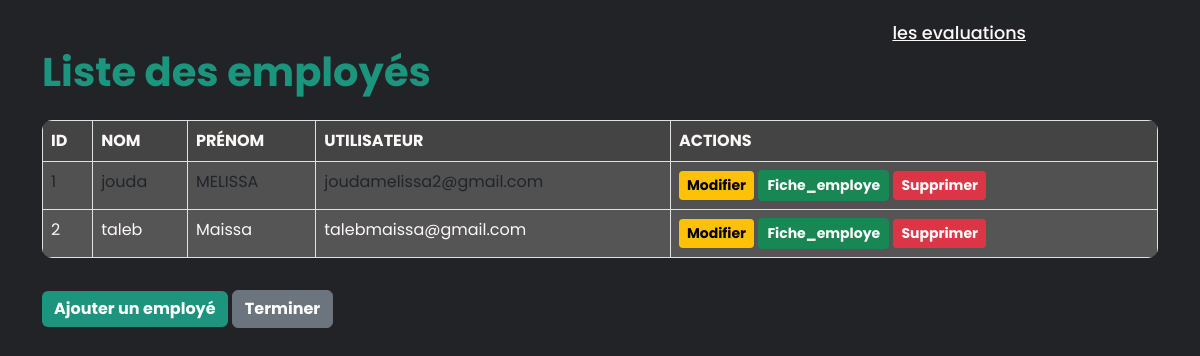
Page /employes/ on the committed database.
### app1/models.py (models this page shows, shortened)
class Employe(models.Model):
    nom= models.CharField(max_length=20)
    prenom= models.CharField(max_length=20)
    date_de_naissance= models.DateField(default=timezone.now)
    date_aumbauche= models.DateField(default=timezone.now)
    adresse= models.CharField(max_length=30)
    Historique_professionnel= models.CharField(max_length=500)
    Service_Employe= models.ForeignKey(Service, on_delete=models.CASCADE)
    Competance_Employe=models.ManyToManyField(Competances, related_name="comp", blank=True)
    Employe_Formation= models.ManyToManyField(Formations, related_name="frm", blank=True)
    Employe_Utilisateur= models.OneToOneField(Utilisateur, on_delete=models.CASCADE, related_name="employe")
    photo_profil = models.ImageField(upload_to='profile_photos/', null=True, blank=True)

class Utilisateur(models.Model):
    Login = models.CharField(max_length= 30, unique=True)
    mot_de_passe = models.CharField(max_length=20)
    nom = models.CharField(max_length=30, blank=True, null=True)
    prenom = models.CharField(max_length=30, blank=True, null=True)
    ROLE_CHOICES = [
        ('admin', 'Admin'),
        ('employee', 'Employee'),
        ('manager', 'Manager'),
        ('candidate', 'Candidate'),
    ]
    role = models.CharField(max_length=30, choices=ROLE_CHOICES, default='candidate')

### app1/views.py (the view)
# urls.py: path('employes/', views.liste_employes, name='liste_employes'),
def liste_employes(request):
    employes = Employe.objects.select_related('Employe_Utilisateur').all()
    return render(request, 'liste_employes.html', {'employes': employes})

### app1/templates/liste_employes.html (shortened to what this page needs)
<!DOCTYPE html>
<html lang="en">
    {% load static %}
<head>
    <link rel="stylesheet" href="{% static 'css/bootstrap.min.css' %}">
    <link href="https://cdn.jsdelivr.net/npm/remixicon@4.5.0/fonts/remixicon.css" rel="stylesheet" />
    <link rel="stylesheet" href="https://unpkg.com/boxicons@latest/css/boxicons.min.css">
</head>
<body>
    <header>
        <a href="{% url 'liste_evaluations' %}" class="evaluations">les evaluations</a>
    </header>
    <div class="container mt-5">
        <h1 class="mb-4">Liste des employés</h1>
        <table class="table table-bordered table-striped">
            <thead class="thead-dark">
                <tr>
                    <th>ID</th>
                    <th>Nom</th>
                    <th>Prénom</th>
                    <th>Utilisateur</th>
                    <th>Actions</th>
                </tr>
            </thead>
            <tbody>
                {% for employe in employes %}
                <tr>
                    <td>{{ employe.id }}</td>
                    <td>{{ employe.nom }}</td>
                    <td>{{ employe.prenom }}</td>
                    <td>{{ employe.Employe_Utilisateur.Login }}</td>
                    <td>
                        <a href="{% url 'modifier_employe' employe.id %}" class="btn btn-warning btn-sm">Modifier</a>
                        <a href="{% url 'Fiche_employe' employe.id %}" class="btn btn-success btn-sm">Fiche_employe</a>
                        <button class="btn btn-danger btn-sm" onclick="confirmDelete({{ employe.id }})">Supprimer</button>
                    </td>
                </tr>
                {% endfor %}
            </tbody>
        </table>
        <a href="{% url 'ajouter_employe' %}" class="btn btn-primary mt-3">Ajouter un employé</a>
        <a href="{% url 'acceuil_arh' %}" class="btn btn-secondary mt-3">Terminer</a>
    </div>
</body>
</html>

### app1/templates/liste_employes.html (style rules this page uses)
* { margin: 0; padding: 0; box-sizing: border-box; font-family: 'Poppins', sans-serif; text-decoration: none; list-style: none; }
:root { --bg-color: #222327; --text-color: #fcf8f8; --main-color: #1ad2ada6; }
body { background-color: var(--bg-color); color: var(--text-color); }
h1 { color: var(--main-color); font-weight: 700; text-align: left; margin-bottom: 20px; }
header { position: fixed; width: 100%; top: 0; z-index: 1000; display: flex; align-items: center; justify-content: flex-end; background: transparent; padding: 15px 12%; }
.table { background-color: #333; color: var(--text-color); border-radius: 10px; overflow: hidden; }
.table th { background-color: #444; color: var(--text-color); text-transform: uppercase; }
.table td { background-color: #555; }
.table-striped tbody tr:nth-of-type(odd) { background-color: #666; }
.btn-primary { background-color: var(--main-color); border: none; }
.btn-warning { background-color: #ffc107; border: none; }
.btn-danger { background-color: #dc3545; border: none; }
.btn-secondary { background-color: #6c757d; }
.container { margin-top: 120px; }
.btn { font-weight: bold; transition: all 0.3s ease; }
.evaluations { color: var(--text-color); font-size: 1.1rem; font-weight: 500; padding: 5px 0; margin: 0 30px; transition: all .50s ease; }

### rows in the picture
Employe: id "1", nom "jouda", prenom "MELISSA", Employe_Utilisateur.Login "joudamelissa2@gmail.com"
Employe: id "2", nom "taleb", prenom "Maissa", Employe_Utilisateur.Login "talebmaissa@gmail.com"
